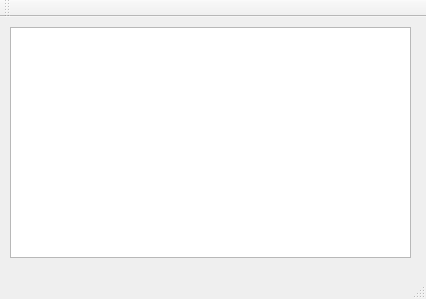
<?xml version="1.0" encoding="UTF-8"?>
<ui version="4.0">
 <class>MainWindow</class>
 <widget class="QMainWindow" name="MainWindow">
  <property name="geometry">
   <rect>
    <x>0</x>
    <y>0</y>
    <width>426</width>
    <height>299</height>
   </rect>
  </property>
  <property name="windowTitle">
   <string>MainWindow</string>
  </property>
  <widget class="QWidget" name="centralWidget">
   <widget class="QTableView" name="tableView">
    <property name="geometry">
     <rect>
      <x>10</x>
      <y>10</y>
      <width>401</width>
      <height>231</height>
     </rect>
    </property>
    <property name="horizontalScrollBarPolicy">
     <enum>Qt::ScrollBarAlwaysOff</enum>
    </property>
    <property name="autoScroll">
     <bool>false</bool>
    </property>
    <property name="editTriggers">
     <set>QAbstractItemView::NoEditTriggers</set>
    </property>
    <property name="defaultDropAction">
     <enum>Qt::IgnoreAction</enum>
    </property>
    <property name="horizontalScrollMode">
     <enum>QAbstractItemView::ScrollPerPixel</enum>
    </property>
   </widget>
  </widget>
  <widget class="QMenuBar" name="menuBar">
   <property name="geometry">
    <rect>
     <x>0</x>
     <y>0</y>
     <width>426</width>
     <height>21</height>
    </rect>
   </property>
  </widget>
  <widget class="QToolBar" name="mainToolBar">
   <attribute name="toolBarArea">
    <enum>TopToolBarArea</enum>
   </attribute>
   <attribute name="toolBarBreak">
    <bool>false</bool>
   </attribute>
  </widget>
  <widget class="QStatusBar" name="statusBar"/>
 </widget>
 <layoutdefault spacing="6" margin="11"/>
 <resources/>
 <connections/>
</ui>
